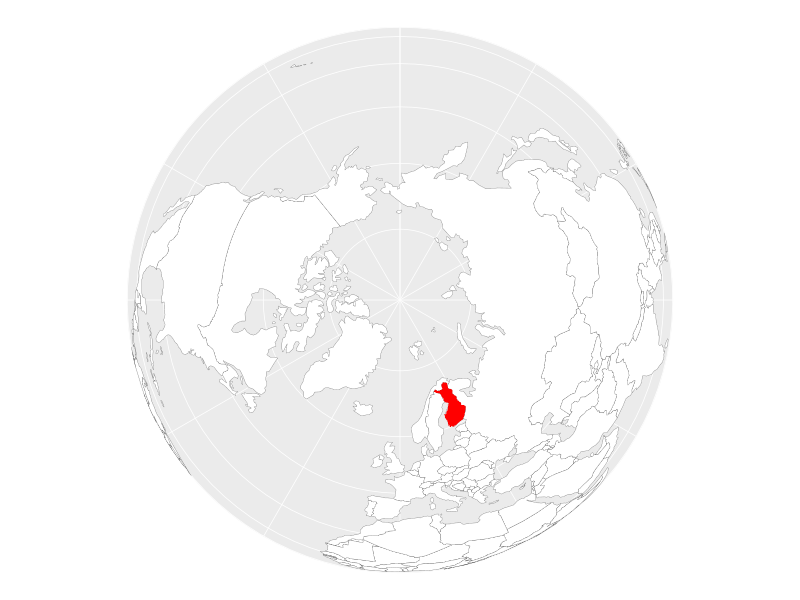

This figure's R source: (Note: this script raises an error after producing the figure.)

# Source - https://stackoverflow.com/a/79554408
# Posted by L Tyrone, modified by community. See post 'Timeline' for change history
# Retrieved 2026-05-18, License - CC BY-SA 4.0

library(sf)
library(dplyr)
library(rnaturalearth)
library(ggplot2)

# Define custom orthographic PROJ4 string
# based on your example coordinates
ortho_prj_0_90 <- "+proj=ortho +lat_0=90 +lon_0=0"

#load finland
finland <- ne_countries(country="finland", scale=50)

# Load world sf
world_4326 <- ne_countries() |>
  select() |>
  st_make_valid()

# Project to custom projection
world_ortho_0_90 <- world_4326 |>
  st_transform(ortho_prj_0_90) |>
  st_make_valid()

finland_ortho <- finland |>
  st_transform(ortho_prj_0_90) |>
  st_make_valid()


# Generate custom graticules
graticules <- st_graticule(lon = seq(-180, 180, 30),
                           lat = seq(-90, 90, 15)) |>
  st_as_sf()

# Create 'water' polygon sf
poly_sf_0_90 <- st_sfc(st_point(c(0, 90)), crs = 4326) |>
  st_transform(ortho_prj_0_90) |>
  st_buffer(6377341)

# Full plot
ggplot() +
  geom_sf(data = poly_sf_0_90,
          fill = "#EBEBEB",
          colour ="#EBEBEB",
          linewidth = 0.25) +
  geom_sf(data = graticules,
          colour = "white",
          linewidth = 0.25) +
  geom_sf(data = world_ortho_0_90,
          colour = "grey40",
          fill = "white",
          linewidth = 0.1) +
  geom_sf(data = finland_ortho, 
          colour="red", 
          fill="red")+
  theme_void()

#### Finnish map

sites_to_map <- sites_resampled2025 %>% 
  select(replicate) %>% 
  distinct() %>% 
  left_join(data2015_raw %>% rename(replicate=UID)) %>% 
  separate_wider_delim(replicate, "_", names = c("region", "site", "quadrat")) %>% 
  filter(quadrat=="6") %>% 
  select(region, site, Latitude, Longitude) %>% 
  distinct()

world50 <- ne_countries( scale=50)


ggplot(world50) + 
  # first plotting Finland
  geom_sf(color = "grey40", fill="white", size = 0.1, show.legend = FALSE) +
  xlim(c(19, 35)) +
  ylim(c(60, 70))+ 
  # then plotting sites
  geom_point(data = sites_to_map, mapping = aes(x = Longitude, y = Latitude, col=region))+
  theme(axis.title.x = element_blank(), axis.title.y = element_blank())


#### ab change compard with richness change

ab_vs_change <- ab_per_site %>% 
  left_join(richness) %>% 
  separate_wider_delim(site_name, "_", names = c("region", "site"), cols_remove=F) 

ggplot(ab_vs_change, aes(y=log(1+tot_ab), x=richness))+
  geom_point(aes(col=year))+
  theme_bw()

ab_change_vs_richness_change <- ab_vs_change %>% 
  pivot_wider(names_from = year, values_from = c(tot_ab, richness)) %>% 
  mutate(richness_change = richness_t1-richness_t0,
         ab_change = tot_ab_t1-tot_ab_t0)

ggplot(ab_change_vs_richness_change, aes(y=ab_change, x=richness_change))+
  geom_point(aes(col=region))+
  theme_bw()+
  geom_hline(yintercept=0, alpha=0.3)+
  geom_vline(xintercept=0, alpha=0.3)+
  xlab("Richness change")+
  ylab("Abundance change")
  
  
